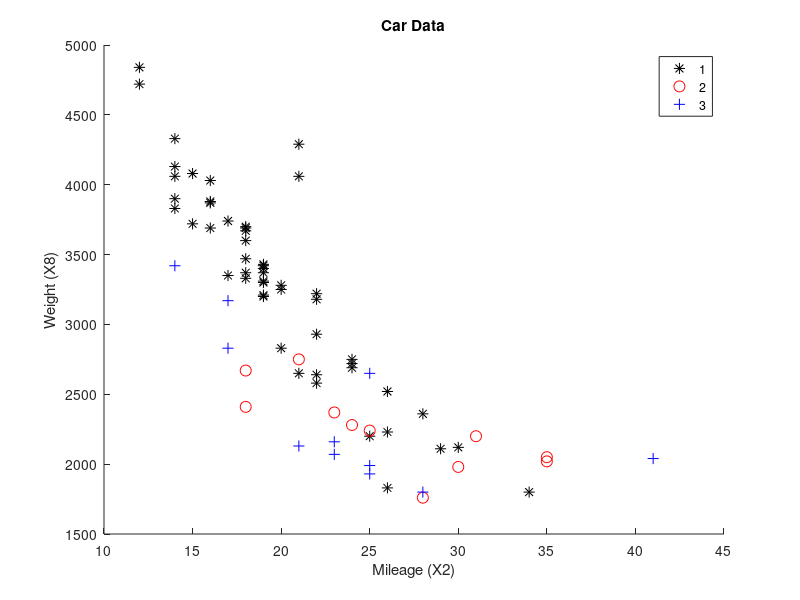

Recreate this plot in MATLAB. (Note: this script raises an error after producing the figure.)
%% clear all variables
clear
clc
close all

%% load data
x = load('carc.txt');
M = x(:, 2);
W = x(:, 8);
C = x(:, 13);

%% plot
gscatter(M,W,C,'krb','*o+',8)       % scatterplot of mileage vs weight grouping by country
title('Car Data')
xlabel('Mileage (X2)')
ylabel('Weight (X8)')
h = legend('USA','JAPAN','EUROPE',1); % the #1 controls for the position of the legend
set(h,'Interpreter','none')         % sets the legend on the plot